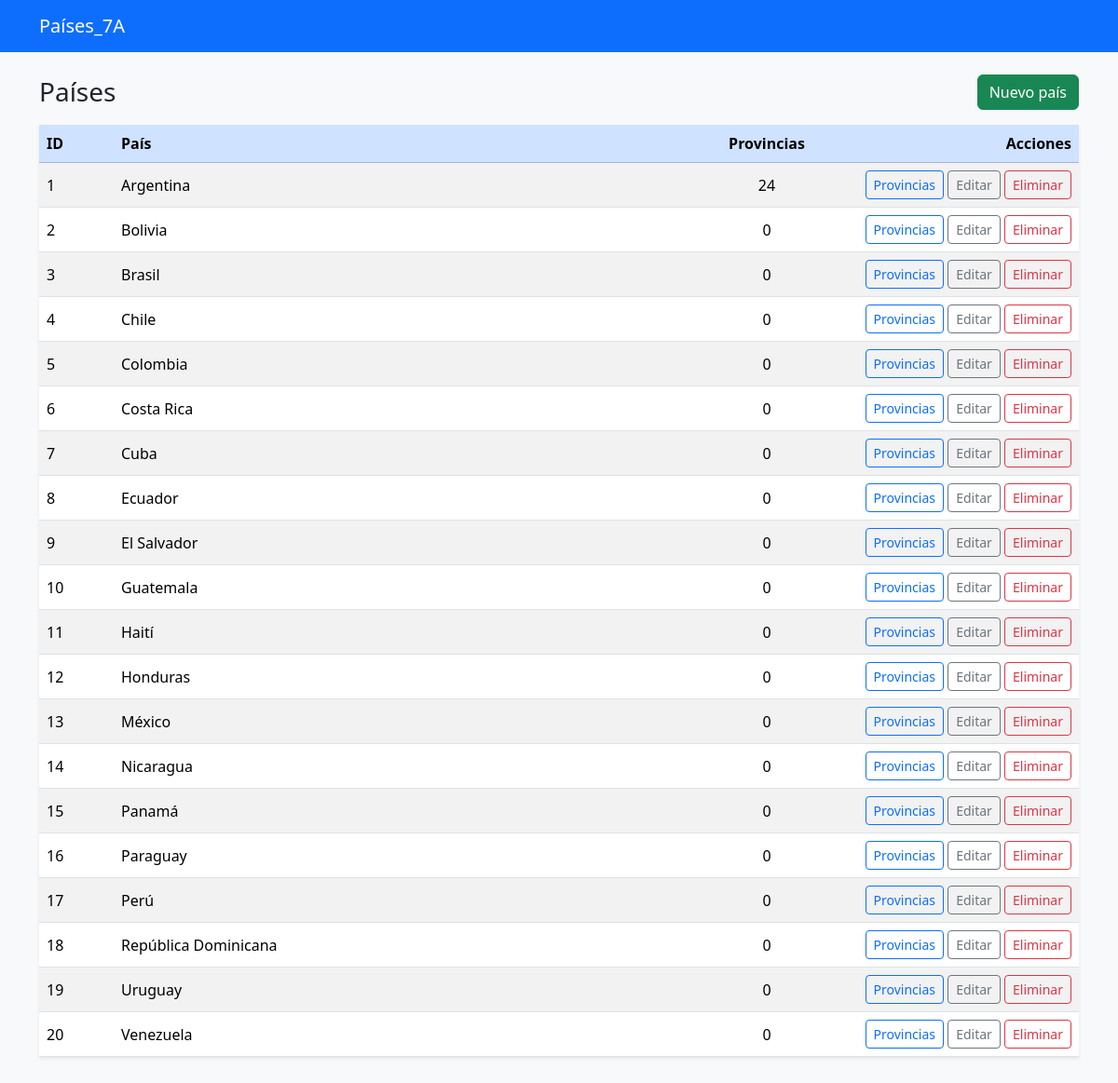
The page / on the database its author committed.
### tables this page shows
CREATE TABLE paises (
  pais_id          INT UNSIGNED NOT NULL AUTO_INCREMENT,
  pais_descripcion VARCHAR(50)  NOT NULL,
  PRIMARY KEY (pais_id)
);

### config/db.php (called while the page is built, shortened)
<?php
function db(): PDO
{
    static $pdo = null;
    if ($pdo === null) {
        $dsn = sprintf(
            'mysql:host=%s;port=%s;dbname=%s;charset=utf8mb4',
            DB_HOST,
            DB_PORT,
            DB_NAME
        );
        $pdo = new PDO($dsn, DB_USER, DB_PASS, [
            PDO::ATTR_ERRMODE            => PDO::ERRMODE_EXCEPTION,
            PDO::ATTR_DEFAULT_FETCH_MODE => PDO::FETCH_ASSOC,
        ]);
    }
    return $pdo;
}
function e(?string $texto): string
{
    return htmlspecialchars($texto ?? '', ENT_QUOTES, 'UTF-8');
}

### index.php (the view, shortened to what this page needs)
<?php
require_once __DIR__ . '/config/db.php';
$paises = db()->query(
    'SELECT p.pais_id, p.pais_descripcion, COUNT(pr.pro_id) AS total_provincias
     FROM paises p
     LEFT JOIN provincias pr ON pr.pais_id = p.pais_id
     GROUP BY p.pais_id, p.pais_descripcion
     ORDER BY p.pais_descripcion'
)->fetchAll();
require __DIR__ . '/includes/header.php';
?>
<div class="d-flex justify-content-between align-items-center mb-3">
  <h1 class="h3 mb-0">Países</h1>
  <a class="btn btn-success" href="crear.php">Nuevo país</a>
</div>
<?php if (!$paises): ?>
  <div class="alert alert-info">No hay países cargados.</div>
<?php else: ?>
<table class="table table-striped table-hover align-middle bg-white shadow-sm">
  <thead class="table-primary">
    <tr>
      <th scope="col" style="width: 80px;">ID</th>
      <th scope="col">País</th>
      <th scope="col" class="text-center" style="width: 110px;">Provincias</th>
      <th scope="col" class="text-end" style="width: 280px;">Acciones</th>
    </tr>
  </thead>
  <tbody>
    <?php foreach ($paises as $pais): ?>
    <tr>
      <td><?= (int) $pais['pais_id'] ?></td>
      <td><?= e($pais['pais_descripcion']) ?></td>
      <td class="text-center"><?= (int) $pais['total_provincias'] ?></td>
      <td class="text-end">
        <a class="btn btn-sm btn-outline-primary" href="provincias.php?pais_id=<?= (int) $pais['pais_id'] ?>">Provincias</a>
        <a class="btn btn-sm btn-outline-secondary" href="editar.php?pais_id=<?= (int) $pais['pais_id'] ?>">Editar</a>
        <form class="d-inline" method="post" action="eliminar.php" onsubmit="return confirm('¿Eliminar este país y sus provincias?');">
          <button type="submit" class="btn btn-sm btn-outline-danger">Eliminar</button>
        </form>
      </td>
    </tr>
    <?php endforeach; ?>
  </tbody>
</table>
<?php endif; ?>
<?php require __DIR__ . '/includes/footer.php'; ?>

### includes/header.php (shortened to what this page needs)
<?php require_once __DIR__ . '/../config/db.php'; ?>
<!DOCTYPE html>
<html lang="es">
<head>
  <link href="https://cdn.jsdelivr.net/npm/bootstrap@5.3.3/dist/css/bootstrap.min.css" rel="stylesheet">
</head>
<body class="bg-light">
<nav class="navbar navbar-dark bg-primary mb-4">
  <div class="container">
    <a class="navbar-brand" href="index.php">Países_7A</a>
  </div>
</nav>
<main class="container pb-5">

### includes/footer.php
</main>
</body>
</html>

### rows shown on the page
paises: pais_id "1", pais_descripcion "Argentina", total_provincias "24"
paises: pais_id "2", pais_descripcion "Bolivia", total_provincias "0"
paises: pais_id "3", pais_descripcion "Brasil", total_provincias "0"
paises: pais_id "4", pais_descripcion "Chile", total_provincias "0"
paises: pais_id "5", pais_descripcion "Colombia", total_provincias "0"
paises: pais_id "6", pais_descripcion "Costa Rica", total_provincias "0"
paises: pais_id "7", pais_descripcion "Cuba", total_provincias "0"
paises: pais_id "8", pais_descripcion "Ecuador", total_provincias "0"
paises: pais_id "9", pais_descripcion "El Salvador", total_provincias "0"
paises: pais_id "10", pais_descripcion "Guatemala", total_provincias "0"
paises: pais_id "11", pais_descripcion "Haití", total_provincias "0"
paises: pais_id "12", pais_descripcion "Honduras", total_provincias "0"
paises: pais_id "13", pais_descripcion "México", total_provincias "0"
paises: pais_id "14", pais_descripcion "Nicaragua", total_provincias "0"
paises: pais_id "15", pais_descripcion "Panamá", total_provincias "0"
paises: pais_id "16", pais_descripcion "Paraguay", total_provincias "0"
paises: pais_id "17", pais_descripcion "Perú", total_provincias "0"
paises: pais_id "18", pais_descripcion "República Dominicana", total_provincias "0"
paises: pais_id "19", pais_descripcion "Uruguay", total_provincias "0"
paises: pais_id "20", pais_descripcion "Venezuela", total_provincias "0"
